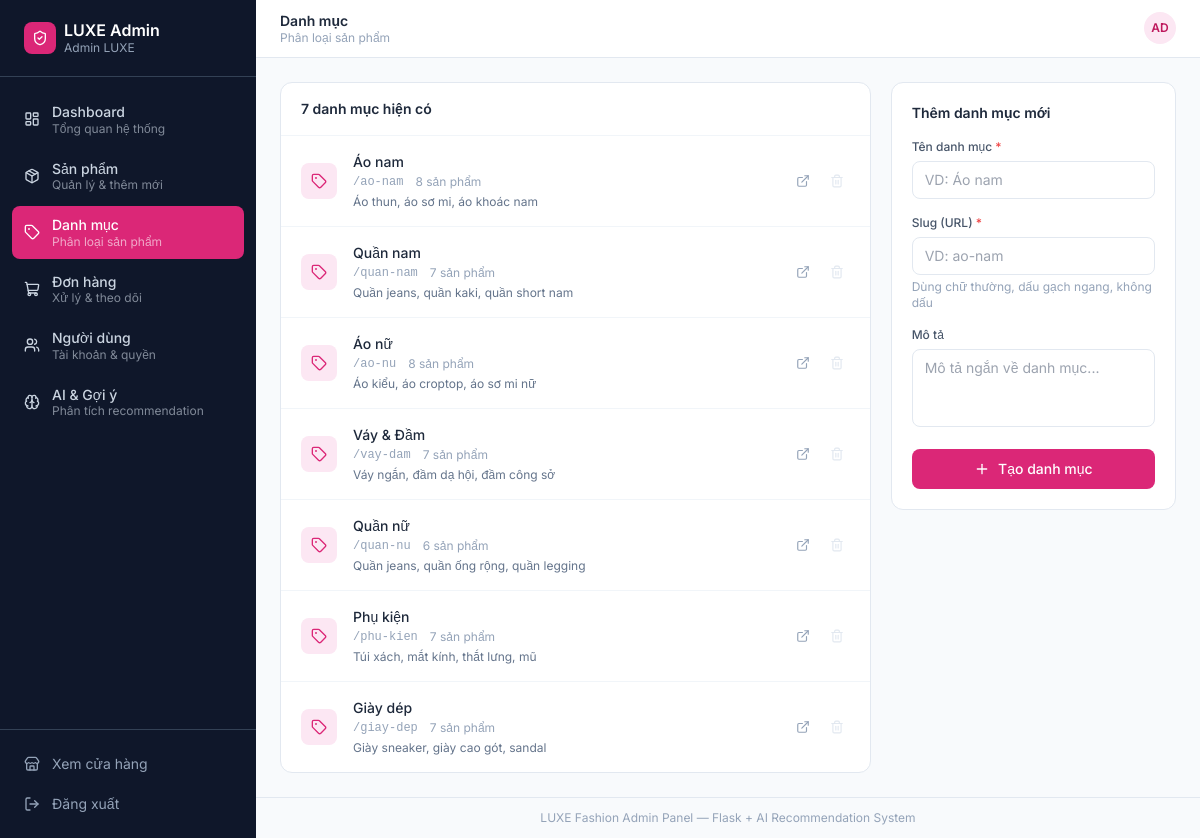
The app's page /admin/categories (signed in) with its own data.
### models.py (models this page shows)
class User(UserMixin, db.Model):
    __tablename__ = 'users'
    id = db.Column(db.Integer, primary_key=True)
    username = db.Column(db.String(80), unique=True, nullable=False)
    email = db.Column(db.String(120), unique=True, nullable=False)
    password_hash = db.Column(db.String(256), nullable=False)
    full_name = db.Column(db.String(150), nullable=True)
    is_admin = db.Column(db.Boolean, default=False)
    created_at = db.Column(db.DateTime, default=datetime.utcnow)
    orders = db.relationship('Order', backref='user', lazy=True)
    interactions = db.relationship('UserInteraction', backref='user', lazy=True)
    cart_items = db.relationship('CartItem', backref='user', lazy=True)

class Category(db.Model):
    __tablename__ = 'categories'
    id = db.Column(db.Integer, primary_key=True)
    name = db.Column(db.String(100), unique=True, nullable=False)
    slug = db.Column(db.String(100), unique=True, nullable=False)
    description = db.Column(db.Text, nullable=True)
    products = db.relationship('Product', backref='category', lazy=True)

### app.py (the view)
    @app.route("/admin/categories")
    @login_required
    @admin_required
    def admin_categories():
        categories = Category.query.all()
        return render_template("admin/categories.html", categories=categories)

### templates/admin/categories.html (shortened to what this page needs)
{% extends "admin/base_admin.html" %}
{% block page_title %}Danh mục{% endblock %}
{% block page_subtitle %}Phân loại sản phẩm{% endblock %}
{% block content %}
<div class="grid grid-cols-1 lg:grid-cols-3 gap-5">
    <div class="lg:col-span-2">
        <div class="bg-white rounded-xl border border-dark-200 overflow-hidden">
            <div class="px-5 py-4 border-b border-dark-100">
                <h3 class="font-semibold text-dark-800 text-sm">{{ categories | length }} danh mục hiện có</h3>
            </div>
            <div class="divide-y divide-dark-100">
                {% for cat in categories %}
                <div class="px-5 py-4 flex items-center gap-4">
                    <div class="w-9 h-9 rounded-lg bg-primary-100 flex items-center justify-center flex-shrink-0">
                        <i data-lucide="tag" class="w-4 h-4 text-primary-600"></i>
                    </div>
                    <div class="flex-1 min-w-0">
                        <p class="font-medium text-dark-800 text-sm">{{ cat.name }}</p>
                        <div class="flex items-center gap-3 mt-0.5">
                            <span class="text-xs text-dark-400 font-mono">/{{ cat.slug }}</span>
                            <span class="text-xs text-dark-400">{{ cat.products | length }} sản phẩm</span>
                        </div>
                        {% if cat.description %}
                        <p class="text-xs text-dark-500 mt-1">{{ cat.description }}</p>
                        {% endif %}
                    </div>
                    <div class="flex items-center gap-2 flex-shrink-0">
                        <a href="{{ url_for('category_products', slug=cat.slug) }}" target="_blank"
                           class="p-1.5 text-dark-400 hover:text-dark-700 hover:bg-dark-100 rounded transition-colors" title="Xem trên shop">
                            <i data-lucide="external-link" class="w-3.5 h-3.5"></i>
                        </a>
                        {% if cat.products | length == 0 %}
                        <form method="POST" action="{{ url_for('admin_category_delete', cat_id=cat.id) }}"
                              onsubmit="return confirm('Xóa danh mục \'{{ cat.name }}\'?')">
                            <button type="submit" class="p-1.5 text-red-400 hover:text-red-700 hover:bg-red-50 rounded transition-colors" title="Xóa">
                                <i data-lucide="trash-2" class="w-3.5 h-3.5"></i>
                            </button>
                        </form>
                        {% else %}
                        <div class="p-1.5 text-dark-200 cursor-not-allowed" title="Còn sản phẩm, không thể xóa">
                            <i data-lucide="trash-2" class="w-3.5 h-3.5"></i>
                        </div>
                        {% endif %}
                    </div>
                </div>
                {% else %}
                <div class="px-5 py-8 text-center text-sm text-dark-400">Chưa có danh mục nào</div>
                {% endfor %}
            </div>
        </div>
    </div>
    <div>
        <div class="bg-white rounded-xl border border-dark-200 p-5">
            <h3 class="font-semibold text-dark-800 text-sm mb-4">Thêm danh mục mới</h3>
            <form method="POST" action="{{ url_for('admin_category_create') }}" class="space-y-4">
                <div>
                    <label class="block text-xs font-medium text-dark-600 mb-1.5">Tên danh mục <span class="text-red-500">*</span></label>
                    <input type="text" name="name" required placeholder="VD: Áo nam"
                           class="w-full px-3 py-2 text-sm border border-dark-200 rounded-lg focus:outline-none focus:ring-2 focus:ring-primary-300">
                </div>
                <div>
                    <label class="block text-xs font-medium text-dark-600 mb-1.5">Slug (URL) <span class="text-red-500">*</span></label>
                    <input type="text" name="slug" required placeholder="VD: ao-nam"
                           class="w-full px-3 py-2 text-sm border border-dark-200 rounded-lg focus:outline-none focus:ring-2 focus:ring-primary-300">
                    <p class="text-xs text-dark-400 mt-1">Dùng chữ thường, dấu gạch ngang, không dấu</p>
                </div>
                <div>
                    <label class="block text-xs font-medium text-dark-600 mb-1.5">Mô tả</label>
                    <textarea name="description" rows="3" placeholder="Mô tả ngắn về danh mục..."
                              class="w-full px-3 py-2 text-sm border border-dark-200 rounded-lg focus:outline-none focus:ring-2 focus:ring-primary-300 resize-none"></textarea>
                </div>
                <button type="submit"
                        class="w-full flex items-center justify-center gap-2 px-4 py-2.5 bg-primary-600 text-white text-sm font-medium rounded-lg hover:bg-primary-700 transition-colors">
                    <i data-lucide="plus" class="w-4 h-4"></i>
                    Tạo danh mục
                </button>
            </form>
        </div>
    </div>
</div>
{% endblock %}

### templates/admin/base_admin.html (shortened to what this page needs)
<!DOCTYPE html>
<html lang="vi">
<head>
    <script src="https://cdn.tailwindcss.com"></script>
</head>
<body class="font-body bg-dark-50 text-dark-800 min-h-screen">
<div class="flex min-h-screen">
    <aside class="w-64 bg-dark-900 text-white flex flex-col fixed h-full z-30 transition-transform duration-300" id="admin-sidebar">
        <div class="px-6 py-5 border-b border-dark-700">
            <a href="{{ url_for('admin_dashboard') }}" class="flex items-center gap-2">
                <div class="w-8 h-8 bg-primary-600 rounded-lg flex items-center justify-center">
                    <i data-lucide="shield-check" class="w-4 h-4 text-white"></i>
                </div>
                <div>
                    <p class="font-semibold text-white leading-tight">LUXE Admin</p>
                    <p class="text-xs text-dark-400">{{ current_user.full_name or current_user.username }}</p>
                </div>
            </a>
        </div>
        <nav class="flex-1 px-3 py-4 space-y-1 overflow-y-auto">
            {% for endpoint, icon, label, sublabel in nav_items %}
            <a href="{{ url_for(endpoint) }}"
               class="flex items-center gap-3 px-3 py-2.5 rounded-lg transition-all group
                      {% if request.endpoint == endpoint %}bg-primary-600 text-white{% else %}text-dark-300 hover:bg-dark-800 hover:text-white{% endif %}">
                <i data-lucide="{{ icon }}" class="w-4 h-4 flex-shrink-0"></i>
                <div>
                    <p class="text-sm font-medium leading-tight">{{ label }}</p>
                    <p class="text-xs opacity-60 leading-tight">{{ sublabel }}</p>
                </div>
            </a>
            {% endfor %}
        </nav>
        <div class="px-3 py-4 border-t border-dark-700 space-y-1">
            <a href="{{ url_for('index') }}" class="flex items-center gap-3 px-3 py-2 rounded-lg text-dark-400 hover:bg-dark-800 hover:text-white transition-all text-sm">
                <i data-lucide="store" class="w-4 h-4"></i>
                Xem cửa hàng
            </a>
            <a href="{{ url_for('logout') }}" class="flex items-center gap-3 px-3 py-2 rounded-lg text-dark-400 hover:bg-red-900/50 hover:text-red-300 transition-all text-sm">
                <i data-lucide="log-out" class="w-4 h-4"></i>
                Đăng xuất
            </a>
        </div>
    </aside>
    <div class="flex-1 ml-64 flex flex-col min-h-screen">
        <header class="bg-white border-b border-dark-200 px-6 py-3 flex items-center justify-between sticky top-0 z-20">
            <div class="flex items-center gap-3">
                <div>
                    <h1 class="font-semibold text-dark-800 text-sm leading-tight">{% block page_title %}Admin Panel{% endblock %}</h1>
                    <p class="text-xs text-dark-400 leading-tight">{% block page_subtitle %}{% endblock %}</p>
                </div>
            </div>
            <div class="flex items-center gap-2">
                <div class="w-8 h-8 rounded-full bg-primary-100 flex items-center justify-center text-primary-700 font-semibold text-xs">
                    {{ (current_user.full_name or current_user.username)[:2].upper() }}
                </div>
            </div>
        </header>
        <main class="flex-1 p-6">
            {% block content %}{% endblock %}
        </main>
        <footer class="px-6 py-3 border-t border-dark-200 text-xs text-dark-400 text-center">
            LUXE Fashion Admin Panel &mdash; Flask + AI Recommendation System
        </footer>
    </div>
</div>
</body>
</html>

### records on screen
User: full_name "Admin LUXE", full_name "AD"
Category: name "Áo nam", slug "ao-nam", products|length "8", description "Áo thun, áo sơ mi, áo khoác nam"
Category: name "Quần nam", slug "quan-nam", products|length "7", description "Quần jeans, quần kaki, quần short nam"
Category: name "Áo nữ", slug "ao-nu", products|length "8", description "Áo kiểu, áo croptop, áo sơ mi nữ"
Category: name "Váy & Đầm", slug "vay-dam", products|length "7", description "Váy ngắn, đầm dạ hội, đầm công sở"
Category: name "Quần nữ", slug "quan-nu", products|length "6", description "Quần jeans, quần ống rộng, quần legging"
Category: name "Phụ kiện", slug "phu-kien", products|length "7", description "Túi xách, mắt kính, thắt lưng, mũ"
Category: name "Giày dép", slug "giay-dep", products|length "7", description "Giày sneaker, giày cao gót, sandal"

### other values on screen
{{ label }} "Dashboard" "Sản phẩm" "Danh mục" "Đơn hàng" "Người dùng" "AI & Gợi ý"
{{ sublabel }} "Tổng quan hệ thống" "Quản lý & thêm mới" "Phân loại sản phẩm" "Xử lý & theo dõi" "Tài khoản & quyền" "Phân tích recommendation"
{{ categories | length }} "7"
